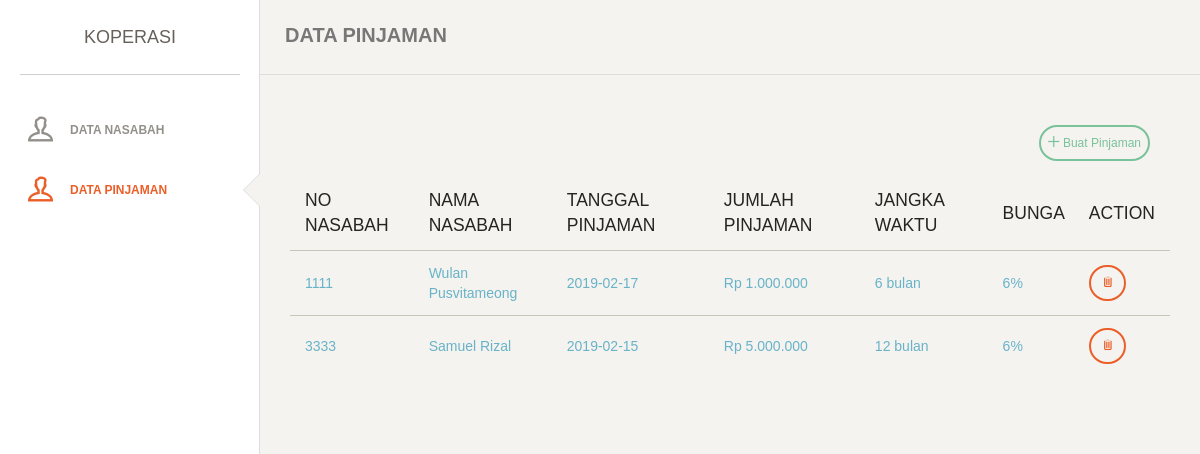
The app's page /index.php?page=data-pinjaman with its own data.
### tables this page shows
CREATE TABLE `tb_nasabah` (
  `nik` int(10) NOT NULL,
  `nama` text NOT NULL,
  `alamat` text NOT NULL,
  `hp` int(15) NOT NULL,
  `email` text NOT NULL,
  `tempat` text NOT NULL,
  `no_rek` varchar(20) NOT NULL
);

CREATE TABLE `tb_data_pinjaman` (
  `id` int(10) NOT NULL,
  `nik` int(11) NOT NULL,
  `tgl` date NOT NULL,
  `jumlah_pinjaman` int(20) NOT NULL,
  `jangka_waktu` int(10) NOT NULL,
  `bunga` int(10) NOT NULL
);

### views/data_pinjaman.php (the view)
<div class="main-panel">
	<nav class="navbar navbar-default">
		<div class="container-fluid">
			<div class="navbar-header">
				<a class="navbar-brand" href="#">DATA PINJAMAN</a>
			</div>
		</div>
	</nav>
	<div class="content">
		<div class="container-fluid">
			<div class="row">
				<div class="col-md-12">
					<div class="card card-plain">
						<div class="header">
							<h4 class="title" style="text-align: right;"><a href="index.php?page=tambah-pinjaman&subpage=tambah" class="btn btn-sm btn-success btn-icon"><i class="ti-plus"></i>&nbsp;Buat Pinjaman</a></h4>
						</div>
						<div class="content table-responsive table-full-width">
							<table class="table table-hover">
								<thead>
									<th>NO NASABAH</th>
									<th>NAMA NASABAH</th>
									<th>TANGGAL PINJAMAN</th>
									<th>JUMLAH PINJAMAN</th>
									<th>JANGKA WAKTU</th>
									<th>BUNGA</th>
									<th>ACTION</th>
								</thead>
								<tbody>
									<?php
									$sql = $konek->query("SELECT * FROM tb_nasabah JOIN tb_data_pinjaman ON tb_nasabah.nik = tb_data_pinjaman.nik ");
									while ($data_pinjaman = $sql->fetch_array(MYSQLI_BOTH)) {
										?>
										<tr>
											<td>
												<a href="index.php?page=detail-pinjaman&id=<?php echo $data_pinjaman['id']; ?>"><?php echo $data_pinjaman['nik']; ?></a>
											</td>
											<td>
												<a href="index.php?page=detail-pinjaman&id=<?php echo $data_pinjaman['id']; ?>"><?php echo $data_pinjaman['nama']; ?></a>
											</td>
											<td>
												<a href="index.php?page=detail-pinjaman&id=<?php echo $data_pinjaman['id']; ?>"><?php echo $data_pinjaman['tgl']; ?></a>
											</td>
											<td>
												<a href="index.php?page=detail-pinjaman&id=<?php echo $data_pinjaman['id']; ?>"><?php echo rupiah($data_pinjaman['jumlah_pinjaman']); ?></a>
											</td>
											<td>
												<a href="index.php?page=detail-pinjaman&id=<?php echo $data_pinjaman['id']; ?>"><?php echo $data_pinjaman['jangka_waktu']." bulan"; ?></a>
											</td>
											<td>
												<a href="index.php?page=detail-pinjaman&id=<?php echo $data_pinjaman['id']; ?>"><?php echo $data_pinjaman['bunga']."%"; ?></a>
											</td>
											<td>
												<a href="modul/action.php?id=<?php echo $data_pinjaman['id']; ?>" class="btn btn-sm btn-danger btn-icon">&nbsp;<i class="ti-trash"></i>&nbsp;</a>
											</td>
										</tr>
									<?php } ?>
								</tbody>
							</table>
						</div>
					</div>
				</div>
			</div>
		</div>
	</div>
</div>

### index.php (shortened to what this page needs)
<!doctype html>
<html lang="en">
<head>
	<link href="assets/bootstrap.min.css" rel="stylesheet" />
	<link href="assets/menu.css" rel="stylesheet"/>
	<link href="assets/themify/themify-icons.css" rel="stylesheet">
</head>
<body>
	<div class="wrapper">
		<div class="sidebar" data-background-color="white" data-active-color="danger">
			<div class="sidebar-wrapper">
				<div class="logo">
					<a href="index.html" class="simple-text">
						KOPERASI
					</a>
				</div>
				<ul class="nav">
					<li <?php if(!isset($_GET['page']) || $_GET['page']=="data-nasabah") echo "class='active'";?>>
						<a href="index.php?page=data-nasabah">
							<i class="ti-user"></i>
							<p>Data Nasabah</p>
						</a>
					</li>
					<li <?php if(!isset($_GET['page']) || $_GET['page']=="data-pinjaman") echo "class='active'";?>>
						<a href="index.php?page=data-pinjaman">
							<i class="ti-user"></i>
							<p>Data Pinjaman</p>
						</a>
					</li>
				</ul>
			</div>
		</div>
		<?php
		function rupiah($angka){
			$hasil_rupiah = "Rp " . number_format($angka,0,',','.');
			return $hasil_rupiah;
		}
		include 'modul/db.php';
		if(isset($_GET['page']))
		{
			if($_GET['page']=="data-nasabah"){
				require "views/data_nasabah.php";
			}elseif($_GET['page']=="data-pinjaman"){
				require "views/data_pinjaman.php";
			}elseif($_GET['page']=="cetak-laporan"){
				require "views/cetak_laporan.php";
			}elseif($_GET['page']=="tambah-nasabah"){
				require "views/tambah_nasabah.php";
			}elseif($_GET['page']=="tambah-pinjaman"){
				require "views/tambah_pinjaman.php";
			}elseif($_GET['page']=="detail-pinjaman"){
				require "views/detail_pinjaman.php";
			}else{
				require "views/error.php";
			}
		}else{
			require "views/dashboard.php";
		}
		?>
	</div>
</body>
</html>

### records on screen
tb_nasabah: tb_data_pinjaman.nik "1111", nama "Wulan Pusvitameong", tb_data_pinjaman.tgl "2019-02-17", tb_data_pinjaman.jumlah_pinjaman "Rp 1.000.000", tb_data_pinjaman.jangka_waktu "6", tb_data_pinjaman.bunga "6"
tb_nasabah: tb_data_pinjaman.nik "3333", nama "Samuel Rizal", tb_data_pinjaman.tgl "2019-02-15", tb_data_pinjaman.jumlah_pinjaman "Rp 5.000.000", tb_data_pinjaman.jangka_waktu "12", tb_data_pinjaman.bunga "6"
